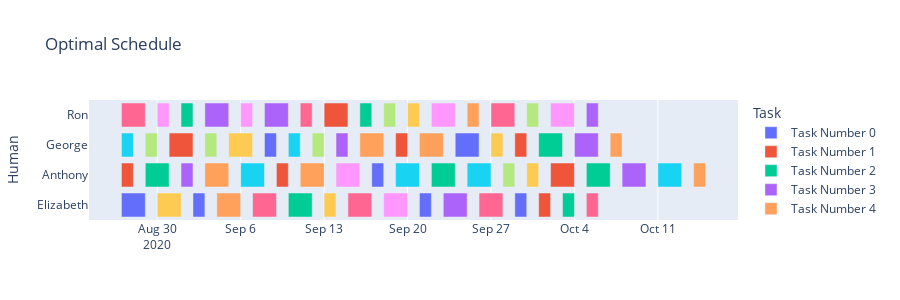

Notebook code for this chart:
### Code cell
GetGantt(model.schedule.agents)

### Figure 1 — Plotly figure (JSON) as saved in the notebook; plotly's stock layout.template omitted (floating-point values rounded to 4 significant figures)
{"data": [{"alignmentgroup": "True", "base": ["2020-08-27"], "hovertemplate": "Task=Task Number 0<br>Start=%{base}<br>Finish=%{x}<br>Human=%{y}<extra></extra>", "legendgroup": "Task Number 0", "marker": {"color": "#636efa"}, "name": "Task Number 0", "offsetgroup": "Task Number 0", "orientation": "h", "showlegend": true, "textposition": "auto", "type": "bar", "x": [172800000], "xaxis": "x", "y": ["Elizabeth"], "yaxis": "y"}, {"alignmentgroup": "True", "base": ["2020-08-27"], "hovertemplate": "Task=Task Number 1<br>Start=%{base}<br>Finish=%{x}<br>Human=%{y}<extra></extra>", "legendgroup": "Task Number 1", "marker": {"color": "#EF553B"}, "name": "Task Number 1", "offsetgroup": "Task Number 1", "orientation": "h", "showlegend": true, "textposition": "auto", "type": "bar", "x": [86400000], "xaxis": "x", "y": ["Anthony"], "yaxis": "y"}, {"alignmentgroup": "True", "base": ["2020-08-29"], "hovertemplate": "Task=Task Number 2<br>Start=%{base}<br>Finish=%{x}<br>Human=%{y}<extra></extra>", "legendgroup": "Task Number 2", "marker": {"color": "#00cc96"}, "name": "Task Number 2", "offsetgroup": "Task Number 2", "orientation": "h", "showlegend": true, "textposition": "auto", "type": "bar", "x": [172800000], "xaxis": "x", "y": ["Anthony"], "yaxis": "y"}, {"alignmentgroup": "True", "base": ["2020-09-01"], "hovertemplate": "Task=Task Number 3<br>Start=%{base}<br>Finish=%{x}<br>Human=%{y}<extra></extra>", "legendgroup": "Task Number 3", "marker": {"color": "#ab63fa"}, "name": "Task Number 3", "offsetgroup": "Task Number 3", "orientation": "h", "showlegend": true, "textposition": "auto", "type": "bar", "x": [86400000], "xaxis": "x", "y": ["Anthony"], "yaxis": "y"}, {"alignmentgroup": "True", "base": ["2020-09-03"], "hovertemplate": "Task=Task Number 4<br>Start=%{base}<br>Finish=%{x}<br>Human=%{y}<extra></extra>", "legendgroup": "Task Number 4", "marker": {"color": "#FFA15A"}, "name": "Task Number 4", "offsetgroup": "Task Number 4", "orientation": "h", "showlegend": true, "textposition": "auto", "type": "bar", "x": [172800000], "xaxis": "x", "y": ["Anthony"], "yaxis": "y"}, {"alignmentgroup": "True", "base": ["2020-08-27"], "hovertemplate": "Task=Task Number 5<br>Start=%{base}<br>Finish=%{x}<br>Human=%{y}<extra></extra>", "legendgroup": "Task Number 5", "marker": {"color": "#19d3f3"}, "name": "Task Number 5", "offsetgroup": "Task Number 5", "orientation": "h", "showlegend": true, "textposition": "auto", "type": "bar", "x": [86400000], "xaxis": "x", "y": ["George"], "yaxis": "y"}, {"alignmentgroup": "True", "base": ["2020-08-27"], "hovertemplate": "Task=Task Number 6<br>Start=%{base}<br>Finish=%{x}<br>Human=%{y}<extra></extra>", "legendgroup": "Task Number 6", "marker": {"color": "#FF6692"}, "name": "Task Number 6", "offsetgroup": "Task Number 6", "orientation": "h", "showlegend": true, "textposition": "auto", "type": "bar", "x": [172800000], "xaxis": "x", "y": ["Ron"], "yaxis": "y"}, {"alignmentgroup": "True", "base": ["2020-08-29"], "hovertemplate": "Task=Task Number 7<br>Start=%{base}<br>Finish=%{x}<br>Human=%{y}<extra></extra>", "legendgroup": "Task Number 7", "marker": {"color": "#B6E880"}, "name": "Task Number 7", "offsetgroup": "Task Number 7", "orientation": "h", "showlegend": true, "textposition": "auto", "type": "bar", "x": [86400000], "xaxis": "x", "y": ["George"], "yaxis": "y"}, {"alignmentgroup": "True", "base": ["2020-08-30"], "hovertemplate": "Task=Task Number 8<br>Start=%{base}<br>Finish=%{x}<br>Human=%{y}<extra></extra>", "legendgroup": "Task Number 8", "marker": {"color": "#FF97FF"}, "name": "Task Number 8", "offsetgroup": "Task Number 8", "orientation": "h", "showlegend": true, "textposition": "auto", "type": "bar", "x": [86400000], "xaxis": "x", "y": ["Ron"], "yaxis": "y"}, {"alignmentgroup": "True", "base": ["2020-08-30"], "hovertemplate": "Task=Task Number 9<br>Start=%{base}<br>Finish=%{x}<br>Human=%{y}<extra></extra>", "legendgroup": "Task Number 9", "marker": {"color": "#FECB52"}, "name": "Task Number 9", "offsetgroup": "Task Number 9", "orientation": "h", "showlegend": true, "textposition": "auto", "type": "bar", "x": [172800000], "xaxis": "x", "y": ["Elizabeth"], "yaxis": "y"}, {"alignmentgroup": "True", "base": ["2020-09-02"], "hovertemplate": "Task=Task Number 10<br>Start=%{base}<br>Finish=%{x}<br>Human=%{y}<extra></extra>", "legendgroup": "Task Number 10", "marker": {"color": "#636efa"}, "name": "Task Number 10", "offsetgroup": "Task Number 10", "orientation": "h", "showlegend": true, "textposition": "auto", "type": "bar", "x": [86400000], "xaxis": "x", "y": ["Elizabeth"], "yaxis": "y"}, {"alignmentgroup": "True", "base": ["2020-08-31"], "hovertemplate": "Task=Task Number 11<br>Start=%{base}<br>Finish=%{x}<br>Human=%{y}<extra></extra>", "legendgroup": "Task Number 11", "marker": {"color": "#EF553B"}, "name": "Task Number 11", "offsetgroup": "Task Number 11", "orientation": "h", "showlegend": true, "textposition": "auto", "type": "bar", "x": [172800000], "xaxis": "x", "y": ["George"], "yaxis": "y"}, {"alignmentgroup": "True", "base": ["2020-09-01"], "hovertemplate": "Task=Task Number 12<br>Start=%{base}<br>Finish=%{x}<br>Human=%{y}<extra></extra>", "legendgroup": "Task Number 12", "marker": {"color": "#00cc96"}, "name": "Task Number 12", "offsetgroup": "Task Number 12", "orientation": "h", "showlegend": true, "textposition": "auto", "type": "bar", "x": [86400000], "xaxis": "x", "y": ["Ron"], "yaxis": "y"}, {"alignmentgroup": "True", "base": ["2020-09-03"], "hovertemplate": "Task=Task Number 13<br>Start=%{base}<br>Finish=%{x}<br>Human=%{y}<extra></extra>", "legendgroup": "Task Number 13", "marker": {"color": "#ab63fa"}, "name": "Task Number 13", "offsetgroup": "Task Number 13", "orientation": "h", "showlegend": true, "textposition": "auto", "type": "bar", "x": [172800000], "xaxis": "x", "y": ["Ron"], "yaxis": "y"}, {"alignmentgroup": "True", "base": ["2020-09-04"], "hovertemplate": "Task=Task Number 14<br>Start=%{base}<br>Finish=%{x}<br>Human=%{y}<extra></extra>", "legendgroup": "Task Number 14", "marker": {"color": "#FFA15A"}, "name": "Task Number 14", "offsetgroup": "Task Number 14", "orientation": "h", "showlegend": true, "textposition": "auto", "type": "bar", "x": [172800000], "xaxis": "x", "y": ["Elizabeth"], "yaxis": "y"}, {"alignmentgroup": "True", "base": ["2020-09-06"], "hovertemplate": "Task=Task Number 15<br>Start=%{base}<br>Finish=%{x}<br>Human=%{y}<extra></extra>", "legendgroup": "Task Number 15", "marker": {"color": "#19d3f3"}, "name": "Task Number 15", "offsetgroup": "Task Number 15", "orientation": "h", "showlegend": true, "textposition": "auto", "type": "bar", "x": [172800000], "xaxis": "x", "y": ["Anthony"], "yaxis": "y"}, {"alignmentgroup": "True", "base": ["2020-09-07"], "hovertemplate": "Task=Task Number 16<br>Start=%{base}<br>Finish=%{x}<br>Human=%{y}<extra></extra>", "legendgroup": "Task Number 16", "marker": {"color": "#FF6692"}, "name": "Task Number 16", "offsetgroup": "Task Number 16", "orientation": "h", "showlegend": true, "textposition": "auto", "type": "bar", "x": [172800000], "xaxis": "x", "y": ["Elizabeth"], "yaxis": "y"}, {"alignmentgroup": "True", "base": ["2020-09-03"], "hovertemplate": "Task=Task Number 17<br>Start=%{base}<br>Finish=%{x}<br>Human=%{y}<extra></extra>", "legendgroup": "Task Number 17", "marker": {"color": "#B6E880"}, "name": "Task Number 17", "offsetgroup": "Task Number 17", "orientation": "h", "showlegend": true, "textposition": "auto", "type": "bar", "x": [86400000], "xaxis": "x", "y": ["George"], "yaxis": "y"}, {"alignmentgroup": "True", "base": ["2020-09-06"], "hovertemplate": "Task=Task Number 18<br>Start=%{base}<br>Finish=%{x}<br>Human=%{y}<extra></extra>", "legendgroup": "Task Number 18", "marker": {"color": "#FF97FF"}, "name": "Task Number 18", "offsetgroup": "Task Number 18", "orientation": "h", "showlegend": true, "textposition": "auto", "type": "bar", "x": [86400000], "xaxis": "x", "y": ["Ron"], "yaxis": "y"}, {"alignmentgroup": "True", "base": ["2020-09-05"], "hovertemplate": "Task=Task Number 19<br>Start=%{base}<br>Finish=%{x}<br>Human=%{y}<extra></extra>", "legendgroup": "Task Number 19", "marker": {"color": "#FECB52"}, "name": "Task Number 19", "offsetgroup": "Task Number 19", "orientation": "h", "showlegend": true, "textposition": "auto", "type": "bar", "x": [172800000], "xaxis": "x", "y": ["George"], "yaxis": "y"}, {"alignmentgroup": "True", "base": ["2020-09-08"], "hovertemplate": "Task=Task Number 20<br>Start=%{base}<br>Finish=%{x}<br>Human=%{y}<extra></extra>", "legendgroup": "Task Number 20", "marker": {"color": "#636efa"}, "name": "Task Number 20", "offsetgroup": "Task Number 20", "orientation": "h", "showlegend": true, "textposition": "auto", "type": "bar", "x": [86400000], "xaxis": "x", "y": ["George"], "yaxis": "y"}, {"alignmentgroup": "True", "base": ["2020-09-09"], "hovertemplate": "Task=Task Number 21<br>Start=%{base}<br>Finish=%{x}<br>Human=%{y}<extra></extra>", "legendgroup": "Task Number 21", "marker": {"color": "#EF553B"}, "name": "Task Number 21", "offsetgroup": "Task Number 21", "orientation": "h", "showlegend": true, "textposition": "auto", "type": "bar", "x": [86400000], "xaxis": "x", "y": ["Anthony"], "yaxis": "y"}, {"alignmentgroup": "True", "base": ["2020-09-10"], "hovertemplate": "Task=Task Number 22<br>Start=%{base}<br>Finish=%{x}<br>Human=%{y}<extra></extra>", "legendgroup": "Task Number 22", "marker": {"color": "#00cc96"}, "name": "Task Number 22", "offsetgroup": "Task Number 22", "orientation": "h", "showlegend": true, "textposition": "auto", "type": "bar", "x": [172800000], "xaxis": "x", "y": ["Elizabeth"], "yaxis": "y"}, {"alignmentgroup": "True", "base": ["2020-09-08"], "hovertemplate": "Task=Task Number 23<br>Start=%{base}<br>Finish=%{x}<br>Human=%{y}<extra></extra>", "legendgroup": "Task Number 23", "marker": {"color": "#ab63fa"}, "name": "Task Number 23", "offsetgroup": "Task Number 23", "orientation": "h", "showlegend": true, "textposition": "auto", "type": "bar", "x": [172800000], "xaxis": "x", "y": ["Ron"], "yaxis": "y"}, {"alignmentgroup": "True", "base": ["2020-09-11"], "hovertemplate": "Task=Task Number 24<br>Start=%{base}<br>Finish=%{x}<br>Human=%{y}<extra></extra>", "legendgroup": "Task Number 24", "marker": {"color": "#FFA15A"}, "name": "Task Number 24", "offsetgroup": "Task Number 24", "orientation": "h", "showlegend": true, "textposition": "auto", "type": "bar", "x": [172800000], "xaxis": "x", "y": ["Anthony"], "yaxis": "y"}, {"alignmentgroup": "True", "base": ["2020-09-10"], "hovertemplate": "Task=Task Number 25<br>Start=%{base}<br>Finish=%{x}<br>Human=%{y}<extra></extra>", "legendgroup": "Task Number 25", "marker": {"color": "#19d3f3"}, "name": "Task Number 25", "offsetgroup": "Task Number 25", "orientation": "h", "showlegend": true, "textposition": "auto", "type": "bar", "x": [86400000], "xaxis": "x", "y": ["George"], "yaxis": "y"}, {"alignmentgroup": "True", "base": ["2020-09-11"], "hovertemplate": "Task=Task Number 26<br>Start=%{base}<br>Finish=%{x}<br>Human=%{y}<extra></extra>", "legendgroup": "Task Number 26", "marker": {"color": "#FF6692"}, "name": "Task Number 26", "offsetgroup": "Task Number 26", "orientation": "h", "showlegend": true, "textposition": "auto", "type": "bar", "x": [86400000], "xaxis": "x", "y": ["Ron"], "yaxis": "y"}, {"alignmentgroup": "True", "base": ["2020-09-12"], "hovertemplate": "Task=Task Number 27<br>Start=%{base}<br>Finish=%{x}<br>Human=%{y}<extra></extra>", "legendgroup": "Task Number 27", "marker": {"color": "#B6E880"}, "name": "Task Number 27", "offsetgroup": "Task Number 27", "orientation": "h", "showlegend": true, "textposition": "auto", "type": "bar", "x": [86400000], "xaxis": "x", "y": ["George"], "yaxis": "y"}, {"alignmentgroup": "True", "base": ["2020-09-14"], "hovertemplate": "Task=Task Number 28<br>Start=%{base}<br>Finish=%{x}<br>Human=%{y}<extra></extra>", "legendgroup": "Task Number 28", "marker": {"color": "#FF97FF"}, "name": "Task Number 28", "offsetgroup": "Task Number 28", "orientation": "h", "showlegend": true, "textposition": "auto", "type": "bar", "x": [172800000], "xaxis": "x", "y": ["Anthony"], "yaxis": "y"}, {"alignmentgroup": "True", "base": ["2020-09-13"], "hovertemplate": "Task=Task Number 29<br>Start=%{base}<br>Finish=%{x}<br>Human=%{y}<extra></extra>", "legendgroup": "Task Number 29", "marker": {"color": "#FECB52"}, "name": "Task Number 29", "offsetgroup": "Task Number 29", "orientation": "h", "showlegend": true, "textposition": "auto", "type": "bar", "x": [86400000], "xaxis": "x", "y": ["Elizabeth"], "yaxis": "y"}, {"alignmentgroup": "True", "base": ["2020-09-17"], "hovertemplate": "Task=Task Number 30<br>Start=%{base}<br>Finish=%{x}<br>Human=%{y}<extra></extra>", "legendgroup": "Task Number 30", "marker": {"color": "#636efa"}, "name": "Task Number 30", "offsetgroup": "Task Number 30", "orientation": "h", "showlegend": true, "textposition": "auto", "type": "bar", "x": [86400000], "xaxis": "x", "y": ["Anthony"], "yaxis": "y"}, {"alignmentgroup": "True", "base": ["2020-09-13"], "hovertemplate": "Task=Task Number 31<br>Start=%{base}<br>Finish=%{x}<br>Human=%{y}<extra></extra>", "legendgroup": "Task Number 31", "marker": {"color": "#EF553B"}, "name": "Task Number 31", "offsetgroup": "Task Number 31", "orientation": "h", "showlegend": true, "textposition": "auto", "type": "bar", "x": [172800000], "xaxis": "x", "y": ["Ron"], "yaxis": "y"}, {"alignmentgroup": "True", "base": ["2020-09-16"], "hovertemplate": "Task=Task Number 32<br>Start=%{base}<br>Finish=%{x}<br>Human=%{y}<extra></extra>", "legendgroup": "Task Number 32", "marker": {"color": "#00cc96"}, "name": "Task Number 32", "offsetgroup": "Task Number 32", "orientation": "h", "showlegend": true, "textposition": "auto", "type": "bar", "x": [86400000], "xaxis": "x", "y": ["Ron"], "yaxis": "y"}, {"alignmentgroup": "True", "base": ["2020-09-14"], "hovertemplate": "Task=Task Number 33<br>Start=%{base}<br>Finish=%{x}<br>Human=%{y}<extra></extra>", "legendgroup": "Task Number 33", "marker": {"color": "#ab63fa"}, "name": "Task Number 33", "offsetgroup": "Task Number 33", "orientation": "h", "showlegend": true, "textposition": "auto", "type": "bar", "x": [86400000], "xaxis": "x", "y": ["George"], "yaxis": "y"}, {"alignmentgroup": "True", "base": ["2020-09-16"], "hovertemplate": "Task=Task Number 34<br>Start=%{base}<br>Finish=%{x}<br>Human=%{y}<extra></extra>", "legendgroup": "Task Number 34", "marker": {"color": "#FFA15A"}, "name": "Task Number 34", "offsetgroup": "Task Number 34", "orientation": "h", "showlegend": true, "textposition": "auto", "type": "bar", "x": [172800000], "xaxis": "x", "y": ["George"], "yaxis": "y"}, {"alignmentgroup": "True", "base": ["2020-09-19"], "hovertemplate": "Task=Task Number 35<br>Start=%{base}<br>Finish=%{x}<br>Human=%{y}<extra></extra>", "legendgroup": "Task Number 35", "marker": {"color": "#19d3f3"}, "name": "Task Number 35", "offsetgroup": "Task Number 35", "orientation": "h", "showlegend": true, "textposition": "auto", "type": "bar", "x": [172800000], "xaxis": "x", "y": ["Anthony"], "yaxis": "y"}, {"alignmentgroup": "True", "base": ["2020-09-15"], "hovertemplate": "Task=Task Number 36<br>Start=%{base}<br>Finish=%{x}<br>Human=%{y}<extra></extra>", "legendgroup": "Task Number 36", "marker": {"color": "#FF6692"}, "name": "Task Number 36", "offsetgroup": "Task Number 36", "orientation": "h", "showlegend": true, "textposition": "auto", "type": "bar", "x": [172800000], "xaxis": "x", "y": ["Elizabeth"], "yaxis": "y"}, {"alignmentgroup": "True", "base": ["2020-09-18"], "hovertemplate": "Task=Task Number 37<br>Start=%{base}<br>Finish=%{x}<br>Human=%{y}<extra></extra>", "legendgroup": "Task Number 37", "marker": {"color": "#B6E880"}, "name": "Task Number 37", "offsetgroup": "Task Number 37", "orientation": "h", "showlegend": true, "textposition": "auto", "type": "bar", "x": [86400000], "xaxis": "x", "y": ["Ron"], "yaxis": "y"}, {"alignmentgroup": "True", "base": ["2020-09-18"], "hovertemplate": "Task=Task Number 38<br>Start=%{base}<br>Finish=%{x}<br>Human=%{y}<extra></extra>", "legendgroup": "Task Number 38", "marker": {"color": "#FF97FF"}, "name": "Task Number 38", "offsetgroup": "Task Number 38", "orientation": "h", "showlegend": true, "textposition": "auto", "type": "bar", "x": [172800000], "xaxis": "x", "y": ["Elizabeth"], "yaxis": "y"}, {"alignmentgroup": "True", "base": ["2020-09-20"], "hovertemplate": "Task=Task Number 39<br>Start=%{base}<br>Finish=%{x}<br>Human=%{y}<extra></extra>", "legendgroup": "Task Number 39", "marker": {"color": "#FECB52"}, "name": "Task Number 39", "offsetgroup": "Task Number 39", "orientation": "h", "showlegend": true, "textposition": "auto", "type": "bar", "x": [86400000], "xaxis": "x", "y": ["Ron"], "yaxis": "y"}, {"alignmentgroup": "True", "base": ["2020-09-21"], "hovertemplate": "Task=Task Number 40<br>Start=%{base}<br>Finish=%{x}<br>Human=%{y}<extra></extra>", "legendgroup": "Task Number 40", "marker": {"color": "#636efa"}, "name": "Task Number 40", "offsetgroup": "Task Number 40", "orientation": "h", "showlegend": true, "textposition": "auto", "type": "bar", "x": [86400000], "xaxis": "x", "y": ["Elizabeth"], "yaxis": "y"}, {"alignmentgroup": "True", "base": ["2020-09-19"], "hovertemplate": "Task=Task Number 41<br>Start=%{base}<br>Finish=%{x}<br>Human=%{y}<extra></extra>", "legendgroup": "Task Number 41", "marker": {"color": "#EF553B"}, "name": "Task Number 41", "offsetgroup": "Task Number 41", "orientation": "h", "showlegend": true, "textposition": "auto", "type": "bar", "x": [86400000], "xaxis": "x", "y": ["George"], "yaxis": "y"}, {"alignmentgroup": "True", "base": ["2020-09-22"], "hovertemplate": "Task=Task Number 42<br>Start=%{base}<br>Finish=%{x}<br>Human=%{y}<extra></extra>", "legendgroup": "Task Number 42", "marker": {"color": "#00cc96"}, "name": "Task Number 42", "offsetgroup": "Task Number 42", "orientation": "h", "showlegend": true, "textposition": "auto", "type": "bar", "x": [172800000], "xaxis": "x", "y": ["Anthony"], "yaxis": "y"}, {"alignmentgroup": "True", "base": ["2020-09-23"], "hovertemplate": "Task=Task Number 43<br>Start=%{base}<br>Finish=%{x}<br>Human=%{y}<extra></extra>", "legendgroup": "Task Number 43", "marker": {"color": "#ab63fa"}, "name": "Task Number 43", "offsetgroup": "Task Number 43", "orientation": "h", "showlegend": true, "textposition": "auto", "type": "bar", "x": [172800000], "xaxis": "x", "y": ["Elizabeth"], "yaxis": "y"}, {"alignmentgroup": "True", "base": ["2020-09-21"], "hovertemplate": "Task=Task Number 44<br>Start=%{base}<br>Finish=%{x}<br>Human=%{y}<extra></extra>", "legendgroup": "Task Number 44", "marker": {"color": "#FFA15A"}, "name": "Task Number 44", "offsetgroup": "Task Number 44", "orientation": "h", "showlegend": true, "textposition": "auto", "type": "bar", "x": [172800000], "xaxis": "x", "y": ["George"], "yaxis": "y"}, {"alignmentgroup": "True", "base": ["2020-09-25"], "hovertemplate": "Task=Task Number 45<br>Start=%{base}<br>Finish=%{x}<br>Human=%{y}<extra></extra>", "legendgroup": "Task Number 45", "marker": {"color": "#19d3f3"}, "name": "Task Number 45", "offsetgroup": "Task Number 45", "orientation": "h", "showlegend": true, "textposition": "auto", "type": "bar", "x": [172800000], "xaxis": "x", "y": ["Anthony"], "yaxis": "y"}, {"alignmentgroup": "True", "base": ["2020-09-26"], "hovertemplate": "Task=Task Number 46<br>Start=%{base}<br>Finish=%{x}<br>Human=%{y}<extra></extra>", "legendgroup": "Task Number 46", "marker": {"color": "#FF6692"}, "name": "Task Number 46", "offsetgroup": "Task Number 46", "orientation": "h", "showlegend": true, "textposition": "auto", "type": "bar", "x": [172800000], "xaxis": "x", "y": ["Elizabeth"], "yaxis": "y"}, {"alignmentgroup": "True", "base": ["2020-09-28"], "hovertemplate": "Task=Task Number 47<br>Start=%{base}<br>Finish=%{x}<br>Human=%{y}<extra></extra>", "legendgroup": "Task Number 47", "marker": {"color": "#B6E880"}, "name": "Task Number 47", "offsetgroup": "Task Number 47", "orientation": "h", "showlegend": true, "textposition": "auto", "type": "bar", "x": [86400000], "xaxis": "x", "y": ["Anthony"], "yaxis": "y"}, {"alignmentgroup": "True", "base": ["2020-09-22"], "hovertemplate": "Task=Task Number 48<br>Start=%{base}<br>Finish=%{x}<br>Human=%{y}<extra></extra>", "legendgroup": "Task Number 48", "marker": {"color": "#FF97FF"}, "name": "Task Number 48", "offsetgroup": "Task Number 48", "orientation": "h", "showlegend": true, "textposition": "auto", "type": "bar", "x": [172800000], "xaxis": "x", "y": ["Ron"], "yaxis": "y"}, {"alignmentgroup": "True", "base": ["2020-09-30"], "hovertemplate": "Task=Task Number 49<br>Start=%{base}<br>Finish=%{x}<br>Human=%{y}<extra></extra>", "legendgroup": "Task Number 49", "marker": {"color": "#FECB52"}, "name": "Task Number 49", "offsetgroup": "Task Number 49", "orientation": "h", "showlegend": true, "textposition": "auto", "type": "bar", "x": [86400000], "xaxis": "x", "y": ["Anthony"], "yaxis": "y"}, {"alignmentgroup": "True", "base": ["2020-09-24"], "hovertemplate": "Task=Task Number 50<br>Start=%{base}<br>Finish=%{x}<br>Human=%{y}<extra></extra>", "legendgroup": "Task Number 50", "marker": {"color": "#636efa"}, "name": "Task Number 50", "offsetgroup": "Task Number 50", "orientation": "h", "showlegend": true, "textposition": "auto", "type": "bar", "x": [172800000], "xaxis": "x", "y": ["George"], "yaxis": "y"}, {"alignmentgroup": "True", "base": ["2020-10-02"], "hovertemplate": "Task=Task Number 51<br>Start=%{base}<br>Finish=%{x}<br>Human=%{y}<extra></extra>", "legendgroup": "Task Number 51", "marker": {"color": "#EF553B"}, "name": "Task Number 51", "offsetgroup": "Task Number 51", "orientation": "h", "showlegend": true, "textposition": "auto", "type": "bar", "x": [172800000], "xaxis": "x", "y": ["Anthony"], "yaxis": "y"}, {"alignmentgroup": "True", "base": ["2020-10-05"], "hovertemplate": "Task=Task Number 52<br>Start=%{base}<br>Finish=%{x}<br>Human=%{y}<extra></extra>", "legendgroup": "Task Number 52", "marker": {"color": "#00cc96"}, "name": "Task Number 52", "offsetgroup": "Task Number 52", "orientation": "h", "showlegend": true, "textposition": "auto", "type": "bar", "x": [172800000], "xaxis": "x", "y": ["Anthony"], "yaxis": "y"}, {"alignmentgroup": "True", "base": ["2020-10-08"], "hovertemplate": "Task=Task Number 53<br>Start=%{base}<br>Finish=%{x}<br>Human=%{y}<extra></extra>", "legendgroup": "Task Number 53", "marker": {"color": "#ab63fa"}, "name": "Task Number 53", "offsetgroup": "Task Number 53", "orientation": "h", "showlegend": true, "textposition": "auto", "type": "bar", "x": [172800000], "xaxis": "x", "y": ["Anthony"], "yaxis": "y"}, {"alignmentgroup": "True", "base": ["2020-09-25"], "hovertemplate": "Task=Task Number 54<br>Start=%{base}<br>Finish=%{x}<br>Human=%{y}<extra></extra>", "legendgroup": "Task Number 54", "marker": {"color": "#FFA15A"}, "name": "Task Number 54", "offsetgroup": "Task Number 54", "orientation": "h", "showlegend": true, "textposition": "auto", "type": "bar", "x": [86400000], "xaxis": "x", "y": ["Ron"], "yaxis": "y"}, {"alignmentgroup": "True", "base": ["2020-10-11"], "hovertemplate": "Task=Task Number 55<br>Start=%{base}<br>Finish=%{x}<br>Human=%{y}<extra></extra>", "legendgroup": "Task Number 55", "marker": {"color": "#19d3f3"}, "name": "Task Number 55", "offsetgroup": "Task Number 55", "orientation": "h", "showlegend": true, "textposition": "auto", "type": "bar", "x": [172800000], "xaxis": "x", "y": ["Anthony"], "yaxis": "y"}, {"alignmentgroup": "True", "base": ["2020-09-27"], "hovertemplate": "Task=Task Number 56<br>Start=%{base}<br>Finish=%{x}<br>Human=%{y}<extra></extra>", "legendgroup": "Task Number 56", "marker": {"color": "#FF6692"}, "name": "Task Number 56", "offsetgroup": "Task Number 56", "orientation": "h", "showlegend": true, "textposition": "auto", "type": "bar", "x": [172800000], "xaxis": "x", "y": ["Ron"], "yaxis": "y"}, {"alignmentgroup": "True", "base": ["2020-09-30"], "hovertemplate": "Task=Task Number 57<br>Start=%{base}<br>Finish=%{x}<br>Human=%{y}<extra></extra>", "legendgroup": "Task Number 57", "marker": {"color": "#B6E880"}, "name": "Task Number 57", "offsetgroup": "Task Number 57", "orientation": "h", "showlegend": true, "textposition": "auto", "type": "bar", "x": [86400000], "xaxis": "x", "y": ["Ron"], "yaxis": "y"}, {"alignmentgroup": "True", "base": ["2020-10-02"], "hovertemplate": "Task=Task Number 58<br>Start=%{base}<br>Finish=%{x}<br>Human=%{y}<extra></extra>", "legendgroup": "Task Number 58", "marker": {"color": "#FF97FF"}, "name": "Task Number 58", "offsetgroup": "Task Number 58", "orientation": "h", "showlegend": true, "textposition": "auto", "type": "bar", "x": [172800000], "xaxis": "x", "y": ["Ron"], "yaxis": "y"}, {"alignmentgroup": "True", "base": ["2020-09-27"], "hovertemplate": "Task=Task Number 59<br>Start=%{base}<br>Finish=%{x}<br>Human=%{y}<extra></extra>", "legendgroup": "Task Number 59", "marker": {"color": "#FECB52"}, "name": "Task Number 59", "offsetgroup": "Task Number 59", "orientation": "h", "showlegend": true, "textposition": "auto", "type": "bar", "x": [86400000], "xaxis": "x", "y": ["George"], "yaxis": "y"}, {"alignmentgroup": "True", "base": ["2020-09-29"], "hovertemplate": "Task=Task Number 60<br>Start=%{base}<br>Finish=%{x}<br>Human=%{y}<extra></extra>", "legendgroup": "Task Number 60", "marker": {"color": "#636efa"}, "name": "Task Number 60", "offsetgroup": "Task Number 60", "orientation": "h", "showlegend": true, "textposition": "auto", "type": "bar", "x": [86400000], "xaxis": "x", "y": ["Elizabeth"], "yaxis": "y"}, {"alignmentgroup": "True", "base": ["2020-10-01"], "hovertemplate": "Task=Task Number 61<br>Start=%{base}<br>Finish=%{x}<br>Human=%{y}<extra></extra>", "legendgroup": "Task Number 61", "marker": {"color": "#EF553B"}, "name": "Task Number 61", "offsetgroup": "Task Number 61", "orientation": "h", "showlegend": true, "textposition": "auto", "type": "bar", "x": [86400000], "xaxis": "x", "y": ["Elizabeth"], "yaxis": "y"}, {"alignmentgroup": "True", "base": ["2020-10-03"], "hovertemplate": "Task=Task Number 62<br>Start=%{base}<br>Finish=%{x}<br>Human=%{y}<extra></extra>", "legendgroup": "Task Number 62", "marker": {"color": "#00cc96"}, "name": "Task Number 62", "offsetgroup": "Task Number 62", "orientation": "h", "showlegend": true, "textposition": "auto", "type": "bar", "x": [86400000], "xaxis": "x", "y": ["Elizabeth"], "yaxis": "y"}, {"alignmentgroup": "True", "base": ["2020-10-05"], "hovertemplate": "Task=Task Number 63<br>Start=%{base}<br>Finish=%{x}<br>Human=%{y}<extra></extra>", "legendgroup": "Task Number 63", "marker": {"color": "#ab63fa"}, "name": "Task Number 63", "offsetgroup": "Task Number 63", "orientation": "h", "showlegend": true, "textposition": "auto", "type": "bar", "x": [86400000], "xaxis": "x", "y": ["Ron"], "yaxis": "y"}, {"alignmentgroup": "True", "base": ["2020-10-14"], "hovertemplate": "Task=Task Number 64<br>Start=%{base}<br>Finish=%{x}<br>Human=%{y}<extra></extra>", "legendgroup": "Task Number 64", "marker": {"color": "#FFA15A"}, "name": "Task Number 64", "offsetgroup": "Task Number 64", "orientation": "h", "showlegend": true, "textposition": "auto", "type": "bar", "x": [86400000], "xaxis": "x", "y": ["Anthony"], "yaxis": "y"}, {"alignmentgroup": "True", "base": [null], "hovertemplate": "Task=Task Number 65<br>Start=%{base}<br>Finish=%{x}<br>Human=%{y}<extra></extra>", "legendgroup": "Task Number 65", "marker": {"color": "#19d3f3"}, "name": "Task Number 65", "offsetgroup": "Task Number 65", "orientation": "h", "showlegend": true, "textposition": "auto", "type": "bar", "x": [null], "xaxis": "x", "y": [null], "yaxis": "y"}, {"alignmentgroup": "True", "base": ["2020-10-05"], "hovertemplate": "Task=Task Number 66<br>Start=%{base}<br>Finish=%{x}<br>Human=%{y}<extra></extra>", "legendgroup": "Task Number 66", "marker": {"color": "#FF6692"}, "name": "Task Number 66", "offsetgroup": "Task Number 66", "orientation": "h", "showlegend": true, "textposition": "auto", "type": "bar", "x": [86400000], "xaxis": "x", "y": ["Elizabeth"], "yaxis": "y"}, {"alignmentgroup": "True", "base": [null], "hovertemplate": "Task=Task Number 67<br>Start=%{base}<br>Finish=%{x}<br>Human=%{y}<extra></extra>", "legendgroup": "Task Number 67", "marker": {"color": "#B6E880"}, "name": "Task Number 67", "offsetgroup": "Task Number 67", "orientation": "h", "showlegend": true, "textposition": "auto", "type": "bar", "x": [null], "xaxis": "x", "y": [null], "yaxis": "y"}, {"alignmentgroup": "True", "base": [null], "hovertemplate": "Task=Task Number 68<br>Start=%{base}<br>Finish=%{x}<br>Human=%{y}<extra></extra>", "legendgroup": "Task Number 68", "marker": {"color": "#FF97FF"}, "name": "Task Number 68", "offsetgroup": "Task Number 68", "orientation": "h", "showlegend": true, "textposition": "auto", "type": "bar", "x": [null], "xaxis": "x", "y": [null], "yaxis": "y"}, {"alignmentgroup": "True", "base": [null], "hovertemplate": "Task=Task Number 69<br>Start=%{base}<br>Finish=%{x}<br>Human=%{y}<extra></extra>", "legendgroup": "Task Number 69", "marker": {"color": "#FECB52"}, "name": "Task Number 69", "offsetgroup": "Task Number 69", "orientation": "h", "showlegend": true, "textposition": "auto", "type": "bar", "x": [null], "xaxis": "x", "y": [null], "yaxis": "y"}, {"alignmentgroup": "True", "base": [null], "hovertemplate": "Task=Task Number 70<br>Start=%{base}<br>Finish=%{x}<br>Human=%{y}<extra></extra>", "legendgroup": "Task Number 70", "marker": {"color": "#636efa"}, "name": "Task Number 70", "offsetgroup": "Task Number 70", "orientation": "h", "showlegend": true, "textposition": "auto", "type": "bar", "x": [null], "xaxis": "x", "y": [null], "yaxis": "y"}, {"alignmentgroup": "True", "base": ["2020-09-29"], "hovertemplate": "Task=Task Number 71<br>Start=%{base}<br>Finish=%{x}<br>Human=%{y}<extra></extra>", "legendgroup": "Task Number 71", "marker": {"color": "#EF553B"}, "name": "Task Number 71", "offsetgroup": "Task Number 71", "orientation": "h", "showlegend": true, "textposition": "auto", "type": "bar", "x": [86400000], "xaxis": "x", "y": ["George"], "yaxis": "y"}, {"alignmentgroup": "True", "base": ["2020-10-01"], "hovertemplate": "Task=Task Number 72<br>Start=%{base}<br>Finish=%{x}<br>Human=%{y}<extra></extra>", "legendgroup": "Task Number 72", "marker": {"color": "#00cc96"}, "name": "Task Number 72", "offsetgroup": "Task Number 72", "orientation": "h", "showlegend": true, "textposition": "auto", "type": "bar", "x": [172800000], "xaxis": "x", "y": ["George"], "yaxis": "y"}, {"alignmentgroup": "True", "base": ["2020-10-04"], "hovertemplate": "Task=Task Number 73<br>Start=%{base}<br>Finish=%{x}<br>Human=%{y}<extra></extra>", "legendgroup": "Task Number 73", "marker": {"color": "#ab63fa"}, "name": "Task Number 73", "offsetgroup": "Task Number 73", "orientation": "h", "showlegend": true, "textposition": "auto", "type": "bar", "x": [172800000], "xaxis": "x", "y": ["George"], "yaxis": "y"}, {"alignmentgroup": "True", "base": ["2020-10-07"], "hovertemplate": "Task=Task Number 74<br>Start=%{base}<br>Finish=%{x}<br>Human=%{y}<extra></extra>", "legendgroup": "Task Number 74", "marker": {"color": "#FFA15A"}, "name": "Task Number 74", "offsetgroup": "Task Number 74", "orientation": "h", "showlegend": true, "textposition": "auto", "type": "bar", "x": [86400000], "xaxis": "x", "y": ["George"], "yaxis": "y"}], "layout": {"barmode": "overlay", "height": 300, "legend": {"title": {"text": "Task"}, "tracegroupgap": 0}, "title": {"text": "Optimal Schedule"}, "xaxis": {"anchor": "y", "domain": [0, 1], "type": "date"}, "yaxis": {"anchor": "x", "domain": [0, 1], "title": {"text": "Human"}}}}
